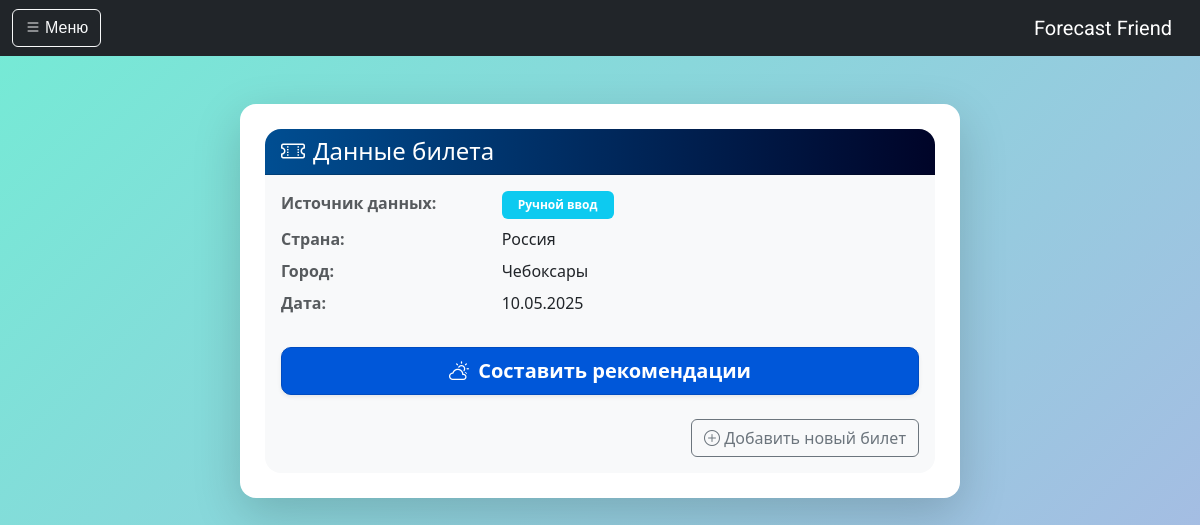
Screenshot of /ticket/1/ (signed in) with the database file from the repository.
### core/models.py (models this page shows)
class Ticket(models.Model):
    country = models.CharField(max_length=100)
    city = models.CharField(max_length=100)
    date = models.DateField()
    pdf_file = models.FileField(upload_to='tickets/pdfs/', blank=True, null=True)
    ticket_image = models.ImageField(upload_to='tickets/images/', blank=True, null=True)
    created_at = models.DateTimeField(auto_now_add=True)

### core/views.py (the view)
# urls.py: path('ticket/<int:pk>/', ticket_detail_view, name='ticket_detail'),
def ticket_detail_view(request, pk):
    ticket = get_object_or_404(Ticket, pk=pk) if Ticket.objects.filter(pk=pk).exists() else get_object_or_404(
        TravelTicket, pk=pk)
    formatted_date = ticket.date.strftime('%d.%m.%Y') if ticket.date else 'Дата не указана'
    data_source = 'PDF' if hasattr(ticket, 'pdf_file') and ticket.pdf_file else 'текстовые поля'
    return render(request, 'core/ticket_detail.html', {
        'ticket': ticket,
        'formatted_date': formatted_date,
        'data_source': data_source
    })

### core/templates/core/ticket_detail.html (shortened to what this page needs)
{% extends "base.html" %}
{% load static %}
{% block content %}
<div class="container mt-5">
    <div class="row justify-content-center">
        <div class="col-lg-8">
            <div class="card ticket-card shadow-lg border-0 rounded-4">
                <div class="card-header bg-deep-blue text-white rounded-top-4">
                    <h4 class="mb-0"><i class="bi bi-ticket-perforated me-2"></i>Данные билета </h4>
                </div>
                <div class="card-body bg-light rounded-bottom-4">
                    <dl class="row fs-6">
                        <dt class="col-sm-4 text-muted">Источник данных:</dt>
                        <dd class="col-sm-8">
                            <span class="badge bg-{% if ticket.pdf_file %}primary{% else %}info{% endif %} px-3 py-2">
                                {% if ticket.pdf_file %}PDF{% else %}Ручной ввод{% endif %}
                            </span>
                        </dd>
                        <dt class="col-sm-4 text-muted">Страна:</dt>
                        <dd class="col-sm-8">{{ ticket.country|default:"Не указана" }}</dd>
                        <dt class="col-sm-4 text-muted">Город:</dt>
                        <dd class="col-sm-8">{{ ticket.city|default:"Не указан" }}</dd>
                        <dt class="col-sm-4 text-muted">Дата:</dt>
                        <dd class="col-sm-8">
                            {% if ticket.date %}
                            {{ ticket.date|date:"d.m.Y" }}
                            {% else %}
                            Не указана
                            {% endif %}
                        </dd>
                    </dl>
                    <div class="mt-4 d-grid">
                        <a href="{% url 'weather' %}?city={{ ticket.city|urlencode }}&date={{ ticket.date|date:'Y-m-d' }}"
                            class="btn btn-primary btn-lg shadow-sm">
                            <i class="bi bi-cloud-sun me-1"></i> Составить рекомендации
                        </a>
                    </div>
                    <div class="d-flex justify-content-end mt-4">
                        <a href="{% url 'add_ticket' %}" class="btn btn-outline-secondary">
                            <i class="bi bi-plus-circle"></i> Добавить новый билет
                        </a>
                    </div>
                </div>
            </div>
        </div>
    </div>
</div>
{% endblock %}

### static/css/style.css (style rules this page uses)
body { font-family: 'Roboto', sans-serif; background: linear-gradient(135deg, #74ebd5, #acb6e5); min-height: 100vh; margin: 0; padding: 0; color: #333; }
.btn-primary { background-color: #0057D9; border-color: #004CC1; color: #fff; border-radius: 10px; font-weight: 600; transition: all 0.2s ease-in-out; }
.card, .auth-card { background-color: white; border-radius: 20px; box-shadow: 0 10px 25px rgba(0, 0, 0, 0.1); padding: 25px; animation: fadeIn 0.5s ease forwards; }
.bg-deep-blue { background: linear-gradient(90deg, #004e92, #000428); }
.ticket-card { font-family: 'Segoe UI', sans-serif; transition: all 0.3s ease-in-out; }

### rows the page displays
Ticket: country "Россия", city "Чебоксары", date "10.05.2025"
